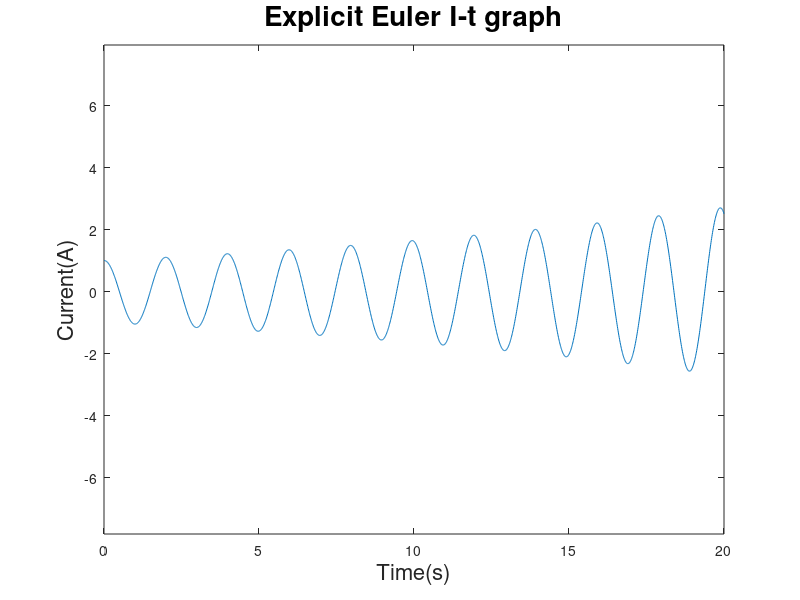

MATLAB code for this plot:
%%%%%%%%%%%%%%%%%%%%%%%%%%%%%%%%%%%%%%
%
% Name: hw4_205288439_p1.m
%
% Description: Explicit Euler i-t calculations in a LC circuit.
% 
% Your name: Matthew Lacaire 
% UID: 205288439
%%%%%%%%%%%%%%%%%%%%%%%%%%%%%%%%%%%%%%

clc; close all; clear all 
%% Explicit Euler Calculations
times = linspace(0,20,2001);  %Setting a linspace of 2001 spaces b/t 0 and 20, inclusive. Thus, one every 0.01.
i = zeros(length(times),1); %Initializing a vector (filled w/ 0) for i for each of the 2001 values.
n = zeros(length(times),1); %Doing the same for n, which is defined by me as di/dt.
dt = 0.01; %Step size variable.
L = 1; %Inductance as required- 1 Henry.
C = 0.1; %Capacitance as required- 1 Farad.
i(1) = 1; %Initial (first entry) of i, which is 1amp.
n(1) = 0; %Initial di/dt, which is 0A/s. 

for k = 1:length(times)-1 %Iterating 2,000 times to find i(2) to i(2001)
    i(k+1) = n(k)*dt+i(k); %Explicit euler formula. See report for more.
    n(k+1) = (-1/(L*C)) * i(k)*dt + n(k); %Second derived formula that finds n(k+1)
end

plot(times, i,'-'); %Plotting results.
axis equal %Scaling x,y axes to be spaced the same.
xlabel('Time(s)', 'FONTSIZE', 16) %Labeling X with correct units; font = size 16
ylabel('Current(A)', 'FONTSIZE', 16) %Same for Y.
box on %Creates box around graph.
title('Explicit Euler I-t graph', 'FONTSIZE', 20) %Title with larger font.
%% Printing
fprintf('The frequency of i(t) is ~0.5Hz, as measured by the Data Tips option.'); %Printing approx. Frequency 